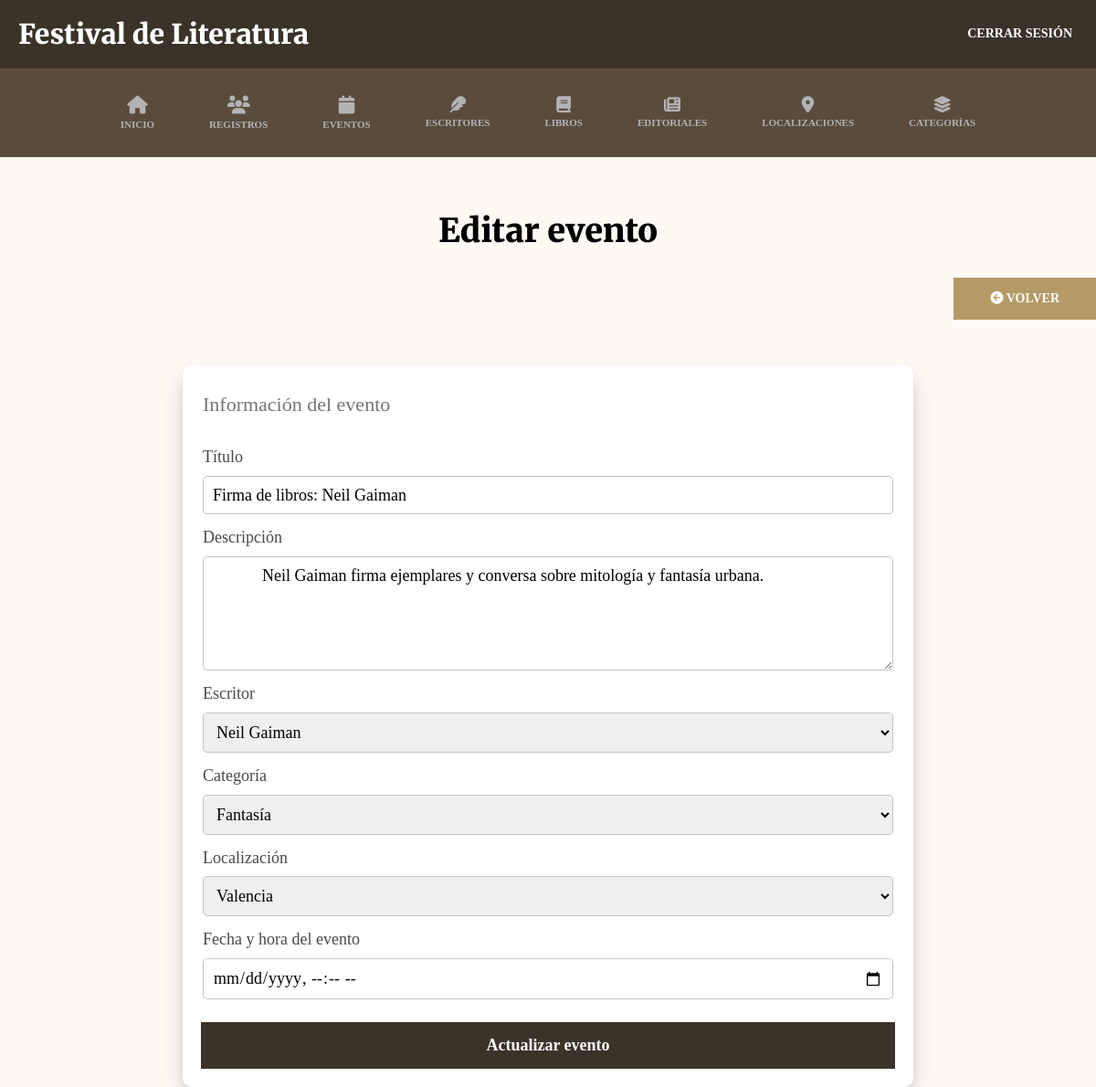
The page /admin/eventos/editar?id=6 (signed in) on the database its author committed.
### tables this page shows
CREATE TABLE eventos (
  id_evento        INT UNSIGNED  NOT NULL AUTO_INCREMENT,
  titulo           VARCHAR(200)  NOT NULL,
  descripcion      TEXT          NOT NULL,
  id_categoria     INT UNSIGNED  NOT NULL,
  id_escritor      INT UNSIGNED  NOT NULL,
  id_localizacion  INT UNSIGNED  NOT NULL,
  fecha            DATETIME      NOT NULL,
  PRIMARY KEY (id_evento),
  KEY idx_evento_fecha (fecha),
  KEY idx_evento_categoria (id_categoria),
  KEY idx_evento_escritor (id_escritor),
  KEY idx_evento_localizacion (id_localizacion),
  CONSTRAINT fk_evento_categorias
    FOREIGN KEY (id_categoria) REFERENCES categorias (id_categoria)
    ON UPDATE CASCADE
    ON DELETE RESTRICT,
  CONSTRAINT fk_evento_escritores
    FOREIGN KEY (id_escritor) REFERENCES escritores (id_escritor)
    ON UPDATE CASCADE
    ON DELETE RESTRICT,
  CONSTRAINT fk_evento_localizaciones
    FOREIGN KEY (id_localizacion) REFERENCES localizaciones (id_localizacion)
    ON UPDATE CASCADE
    ON DELETE RESTRICT
);

CREATE TABLE escritores (
  id_escritor    INT UNSIGNED  NOT NULL AUTO_INCREMENT,
  nombre         VARCHAR(150)  NOT NULL,
  biografia      TEXT          NOT NULL,
  nacionalidad   VARCHAR(100)  NOT NULL,
  imagen           VARCHAR(255)  NULL,   
  PRIMARY KEY (id_escritor),
  KEY idx_escritores_nombre (nombre)
);

CREATE TABLE categorias (
  id_categoria INT UNSIGNED  NOT NULL AUTO_INCREMENT,
  nombre       VARCHAR(120)  NOT NULL,
  PRIMARY KEY (id_categoria),
  UNIQUE KEY uq_categorias_nombre (nombre)
);

CREATE TABLE localizaciones (
  id_localizacion INT UNSIGNED  NOT NULL AUTO_INCREMENT,
  nombre            VARCHAR(150)  NOT NULL,
  direccion         VARCHAR(255)  NOT NULL,
  coordenadas       VARCHAR(64)   NOT NULL,  
  PRIMARY KEY (id_localizacion),
  KEY idx_localizaciones_nombre (nombre)
);

### controllers/EventosController.php (called while the page is built, shortened)
<?php
class EventosController {
    public static function editar(Router $router) {
        $alertas = [];
        $id = $_GET['id'];
        $id = filter_var($id, FILTER_VALIDATE_INT);
        $categorias = Categoria::all();
        $escritores = Escritor::all();
        $localizaciones = Localizacion::all();
        $evento = Evento::find($id);
        $router->render('admin/eventos/editar', [
            'titulo' => 'Editar evento',
            'alertas' => $alertas,
            'categorias' => $categorias,
            'escritores' => $escritores,
            'localizaciones' => $localizaciones,
            'evento' => $evento
        ]);
    }
}

### public/index.php (called while the page is built, shortened)
<?php
$router = new Router();
$router->get('/login', [AuthController::class, 'login']);
$router->post('/login', [AuthController::class, 'login']);
$router->post('/logout', [AuthController::class, 'logout']);
$router->get('/registro', [AuthController::class, 'registro']);
$router->post('/registro', [AuthController::class, 'registro']);
$router->get('/admin/dashboard', [DashboardController::class, 'index']);
$router->get('/admin/registros', [RegistrosController::class, 'index']);
$router->post('/admin/registros/eliminar', [RegistrosController::class, 'eliminar']);
$router->get('/admin/eventos', [EventosController::class, 'index']);
$router->get('/admin/eventos/crear', [EventosController::class, 'crear']);
$router->post('/admin/eventos/crear', [EventosController::class, 'crear']);
$router->get('/admin/eventos/editar', [EventosController::class, 'editar']);
$router->post('/admin/eventos/editar', [EventosController::class, 'editar']);
$router->post('/admin/eventos/eliminar', [EventosController::class, 'eliminar']);
$router->get('/admin/escritores', [EscritoresController::class, 'index']);
$router->get('/admin/escritores/crear', [EscritoresController::class, 'crear']);
$router->post('/admin/escritores/crear', [EscritoresController::class, 'crear']);
$router->get('/admin/escritores/editar', [EscritoresController::class, 'editar']);
$router->post('/admin/escritores/editar', [EscritoresController::class, 'editar']);
$router->post('/admin/escritores/eliminar', [EscritoresController::class, 'eliminar']);
$router->get('/admin/libros', [LibrosController::class, 'index']);
$router->get('/admin/libros/crear', [LibrosController::class, 'crear']);
$router->post('/admin/libros/crear', [LibrosController::class, 'crear']);
$router->get('/admin/libros/editar', [LibrosController::class, 'editar']);
$router->post('/admin/libros/editar', [LibrosController::class, 'editar']);
$router->post('/admin/libros/eliminar', [LibrosController::class, 'eliminar']);
$router->get('/admin/editoriales', [EditorialesController::class, 'index']);
$router->get('/admin/editoriales/crear', [EditorialesController::class, 'crear']);
$router->post('/admin/editoriales/crear', [EditorialesController::class, 'crear']);
$router->get('/admin/editoriales/editar', [EditorialesController::class, 'editar']);
$router->post('/admin/editoriales/editar', [EditorialesController::class, 'editar']);
$router->post('/admin/editoriales/eliminar', [EditorialesController::class, 'eliminar']);
$router->get('/admin/localizaciones', [LocalizacionesController::class, 'index']);
$router->get('/admin/localizaciones/crear', [LocalizacionesController::class, 'crear']);
$router->post('/admin/localizaciones/crear', [LocalizacionesController::class, 'crear']);
$router->get('/admin/localizaciones/editar', [LocalizacionesController::class, 'editar']);
$router->post('/admin/localizaciones/editar', [LocalizacionesController::class, 'editar']);
$router->post('/admin/localizaciones/eliminar', [LocalizacionesController::class, 'eliminar']);
$router->get('/admin/categorias', [CategoriasController::class, 'index']);
$router->get('/admin/categorias/crear', [CategoriasController::class, 'crear']);
$router->post('/admin/categorias/crear', [CategoriasController::class, 'crear']);
$router->get('/admin/categorias/editar', [CategoriasController::class, 'editar']);
$router->post('/admin/categorias/editar', [CategoriasController::class, 'editar']);
$router->post('/admin/categorias/eliminar', [CategoriasController::class, 'eliminar']);
$router->get('/', [PaginasController::class, 'index']);
$router->get('/festival', [PaginasController::class, 'festival']);
$router->get('/programa', [PaginasController::class, 'programa']);
$router->get('/localizaciones', [PaginasController::class, 'localizaciones']);
$router->get('/escritores', [PaginasController::class, 'escritores']);
$router->get('/entradas', [PaginasController::class, 'entradas']);
$router->post('/entradas', [PaginasController::class, 'entradas']);
$router->get('/404', [PaginasController::class, 'error']);
$router->get('/mis-entradas', [\Controllers\PaginasController::class, 'misEntradas']);
$router->post('/mis-entradas', [\Controllers\PaginasController::class, 'misEntradas']);
$router->comprobarRutas();

### models/ActiveRecord.php (called while the page is built, shortened)
<?php
class ActiveRecord {
    protected static $db;
    protected static $tabla = '';
    protected static $idColumn = 'id';
    public function __get(string $propiedad) {
        $metodo = 'get' . str_replace(' ', '', ucwords(str_replace('_', ' ', $propiedad)));
        if (method_exists($this, $metodo)) {
            return $this->$metodo();
        }
        return null;
    }
    public static function setDB($database) {
        self::$db = $database;
    }
    public static function consultarSQL($query) {
        $resultado = self::$db->query($query);
        $array = [];
        while ($registro = $resultado->fetch_assoc()) {
            $array[] = static::crearObjeto($registro);
        }
        return $array;
    }
    protected static function crearObjeto($registro) {
    $objeto = new static;
    foreach ($registro as $key => $value) {
        $v = $value;
        try {
            $prop = new \ReflectionProperty($objeto, $key);
            $type = $prop->getType();
            if ($type instanceof \ReflectionNamedType) {
                $typeName   = $type->getName();
                $allowsNull = $type->allowsNull();
                if ($typeName === 'int') {
                    if ($v === null) {
                        $v = $allowsNull ? null : 0;
                    } else {
                        $v = (int)$v;
                    }
                } elseif ($typeName === 'float') {
                    if ($v === null) {
                        $v = $allowsNull ? null : 0.0;
                    } else {
                        $v = (float)$v;
                    }
                } elseif ($typeName === 'string') {
                    if ($v === null && !$allowsNull) {
                        $v = '';
                    }
                }
            }
        } catch (\ReflectionException $e) {
        }
        $objeto->$key = $v;
    }
    return $objeto;
}
    public static function all() {
        $pk = static::$idColumn;
        $query = "SELECT * FROM " . static::$tabla . " ORDER BY {$pk} DESC";
        return self::consultarSQL($query);
    }
    public static function find(int|string $id): ?static
    {
        $pk = static::$idColumn;
        $idEsc = self::$db->escape_string((string) $id);
        $query = "SELECT * FROM " . static::$tabla . " WHERE {$pk} = '{$idEsc}' LIMIT 1";
        $resultado = self::consultarSQL($query);
        return array_shift($resultado) ?: null;
    }
}

### models/Evento.php (called while the page is built, shortened)
<?php
class Evento extends ActiveRecord {
    protected string $titulo = '';
    protected string $descripcion = '';
    protected ?int $id_categoria = null;
    protected ?int $id_escritor = null;
    protected ?int $id_localizacion = null;
    public function __construct($args = [])
    {
        $this->titulo          = $args['titulo'] ?? '';
        $this->descripcion     = $args['descripcion'] ?? '';
        $this->id_categoria    = $args['id_categoria'] ?? null;
        $this->id_escritor     = $args['id_escritor'] ?? null;
        $this->id_localizacion = $args['id_localizacion'] ?? null;
    }
    public function getTitulo(): string {
        return $this->titulo;
    }
    public function getDescripcion(): string {
        return $this->descripcion;
    }
    public function getIdCategoria(): ?int {
        return $this->id_categoria;
    }
    public function getIdEscritor(): ?int {
        return $this->id_escritor;
    }
    public function getIdLocalizacion(): ?int {
        return $this->id_localizacion;
    }
}

### models/Escritor.php (called while the page is built, shortened)
<?php
class Escritor extends ActiveRecord {
    protected ?int $id_escritor = null;
    protected string $nombre = '';
    public function __construct($args = [])
    {
        $this->id_escritor = $args['id'] ?? null;
        $this->nombre = $args['nombre'] ?? '';
    }
    public function getIdEscritor(): ?int {
        return $this->id_escritor;
    }
    public function getNombre(): string {
        return $this->nombre;
    }
}

### models/Categoria.php (called while the page is built, shortened)
<?php
class Categoria extends ActiveRecord {
    protected ?int $id_categoria = null;
    protected string $nombre = '';
    public function __construct($args = [])
    {
        $this->id_categoria = $args['id_categoria'] ?? null;
        $this->nombre       = $args['nombre'] ?? '';
    }
    public function getIdCategoria(): ?int {
        return $this->id_categoria;
    }
    public function getNombre(): string {
        return $this->nombre;
    }
}

### models/Localizacion.php (called while the page is built, shortened)
<?php
class Localizacion extends ActiveRecord {
    protected ?int $id_localizacion = null;
    protected string $nombre = '';
    public function __construct($args = [])
    {
        $this->id_localizacion = $args['id_localizaciones'] ?? null;
        $this->nombre          = trim($args['nombre'] ?? '');
    }
    public function getIdLocalizacion(): ?int {
        return $this->id_localizacion;
    }
    public function getNombre(): string {
        return $this->nombre;
    }
}

### views/admin/eventos/formulario.php (the view, shortened to what this page needs)
<fieldset class="formulario__fieldset">
    <legend class="formulario__legend">Información del evento</legend>
    <div class="formulario__campo">
        <label for="titulo" class="formulario__label">Título</label>
        <input
            type="text"
            class="formulario__input"
            id="titulo"
            name="titulo"
            placeholder="Título del evento"
            value="<?php echo $evento->titulo ?? ''; ?>"
        >
    </div>
    <div class="formulario__campo">
        <label for="descripcion" class="formulario__label">Descripción</label>
        <textarea
            class="formulario__input"
            id="descripcion"
            name="descripcion"
            placeholder="Breve descripción del evento"
            rows="5">
            <?php echo $evento->descripcion ?? ''; ?></textarea>
    </div>
    <div class="formulario__campo">
        <label for="escritor" class="formulario__label">Escritor</label>
        <select
            class="formulario__select"
            id="escritor"
            name="id_escritor"
        >
            <?php foreach($escritores as $escritor) { ?>
                <option <?php echo ($evento->id_escritor === $escritor->id_escritor) ? 'selected' : '' ?> value="<?php echo $escritor->id_escritor; ?>"><?php echo $escritor->nombre; ?></option>
            <?php } ?>
        </select>
    </div>
    <div class="formulario__campo">
        <label for="categoria" class="formulario__label">Categoría</label>
        <select
            class="formulario__select"
            id="categoria"
            name="id_categoria"
        >
            <?php foreach($categorias as $categoria) { ?>
                <option <?php echo ($evento->id_categoria === $categoria->id_categoria) ? 'selected' : '' ?> value="<?php echo $categoria->id_categoria; ?>"><?php echo $categoria->nombre; ?></option>
            <?php } ?>
        </select>
    </div>
    <div class="formulario__campo">
        <label for="localizacion" class="formulario__label">Localización</label>
        <select
            class="formulario__select"
            id="localizacion"
            name="id_localizacion"
        >
            <?php foreach($localizaciones as $localizacion) { ?>
                <option <?php echo ($evento->id_localizacion === $localizacion->id_localizacion) ? 'selected' : '' ?> value="<?php echo $localizacion->id_localizacion; ?>"><?php echo $localizacion->nombre; ?></option>
            <?php } ?>
        </select>
    </div>
    <div class="formulario__campo">
    <label for="fecha" class="formulario__label">Fecha y hora del evento</label>
    <input
        type="datetime-local"
        class="formulario__input"
        id="fecha"
        name="fecha"
        value="<?php
        ?>"
        required
        >
</fieldset>

### public/build/css/app.css (style rules this page uses)
html { line-height: 1.15; -webkit-text-size-adjust: 100%; }
body { margin: 0; }
button, input, optgroup, select, textarea { font-family: inherit; font-size: 100%; line-height: 1.15; margin: 0; }
button, input { overflow: visible; }
button, select { text-transform: none; }
fieldset { padding: 0.35em 0.75em 0.625em; }
legend { box-sizing: border-box; color: inherit; display: table; max-width: 100%; padding: 0; white-space: normal; }
textarea { overflow: auto; }
html { font-size: 62.5%; box-sizing: border-box; background-color: #fdfaf4; height: 100%; }
*, *:before, *:after { box-sizing: inherit; }
body { font-family: serif; font-size: 1.8rem; }
.formulario__fieldset { border: none; margin-top: 1rem; padding: 0; }
.formulario__legend { color: #757575; font-size: 2.2rem; margin-bottom: 2rem; }
.formulario__campo { display: flex; flex-direction: column; gap: 1rem; margin: 1.5rem 0; }
.formulario__label { display: block; font-size: 1.8rem; color: rgba(26, 27, 21, 0.8); }
.formulario__input, .formulario__select { padding: 1rem; border: 1px solid #c2c2c2; border-radius: 0.5rem; }
.dashboard { height: 100%; display: flex; flex-direction: column; }

### rows shown on the page
eventos: titulo "Firma de libros: Neil Gaiman", descripcion "Neil Gaiman firma ejemplares y conversa sobre mitología y fantasía urbana.", id_escritor "Neil Gaiman", id_categoria "Fantasía", id_localizacion "Valencia"

### other values the page prints
$titulo "Editar evento"
